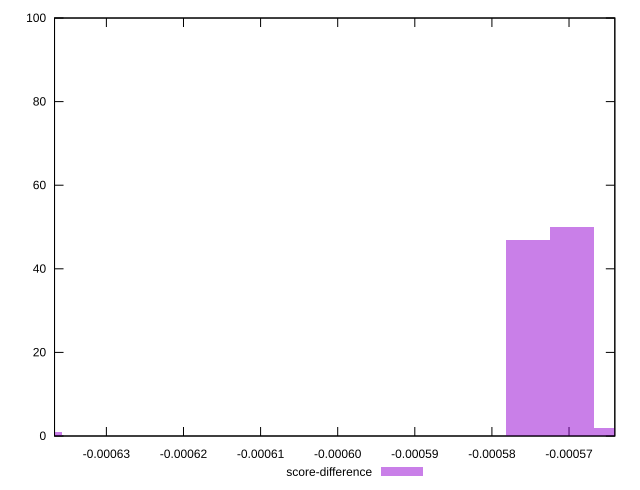

Generate this figure with gnuplot:
reset

$scoreDifference <<EOF
-0.0006386486415690328 1
-0.0005696055451831915 50
-0.0005753591365486783 47
-0.0005638519538177047 2
EOF

set key outside below
set boxwidth 0.000005753591365486782
set xrange [-0.0006367244709969272:-0.0005640597119698637]
set yrange [0:100]
set trange [0:100]
set style fill transparent solid 0.5 noborder
set terminal svg size 640, 490 enhanced background rgb 'white'
set output "report_00008_2021-01-22T20:58:29.167/uses-long-cache-ttl/samples/pages+cached/score-difference/histogram.svg"

plot $scoreDifference title "score-difference" with boxes

reset
